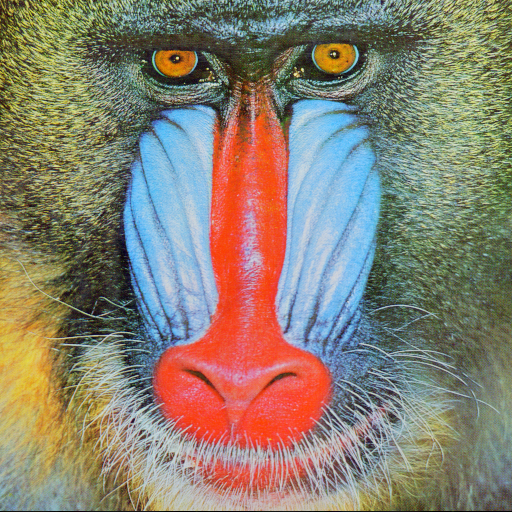
#> input picture dts405/images/baboon.png, 512 x 512 px
$ jupyter execute --allow-errors test.ipynb
#> lines starting #> are read from the running program, lines starting #| are printed output that depends on the picture
[cell 1]
#import the necessary libraries
import matplotlib.pyplot as plt
import cv2
import numpy as np
import os

[cell 2]
pic = "2.png"
pic_path = "images"
route = os.path.join(pic_path, pic)
original_image = cv2.imread(route)
#> (the rest of this cell did not finish here and is left out)

[cell 3]
color = ('blue','green','red')
#> (the rest of this cell did not finish here and is left out)

[cell 4]
path = "images"
pic = '3.png'
route = os.path.join(path, pic)
image = cv2.imread(route)
#> (the rest of this cell did not finish here and is left out)

[cell 5]
path = "images"
image = "baboon.png"
route = os.path.join(path, image)
image_bgr = cv2.imread(route)
#> image_bgr is the input picture: shape (512, 512, 3); mean B, G, R 113.1, 128.9, 137.4
image_grey = cv2.imread(route, cv2.IMREAD_GRAYSCALE)
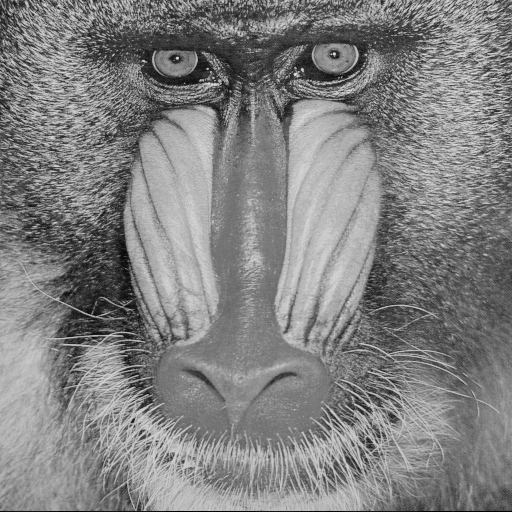
#> image_grey: shape (512, 512); min 0, max 230, mean 129.1
image_rgb = cv2.cvtColor(image_bgr, cv2.COLOR_BGR2RGB)

#Define filters
mean_kernel = np.ones((21,21), np.float32)/25
gaussian_kernel = cv2.getGaussianKernel(5, 1.5)
gaussian_kernel_2d = gaussian_kernel @ gaussian_kernel.T

gaussian_kernel_1 = cv2.getGaussianKernel(5, 2.5)
gaussian_kernel_1_2d = gaussian_kernel_1 @ gaussian_kernel.T

gaussian_kernel_2 = cv2.getGaussianKernel(100, 50)
gaussian_kernel_2_2d = gaussian_kernel_2 @ gaussian_kernel.T

sobel_x_kernel = np.array([[-1,0,1],[-2,0,2],[-1,0,1]], np.float32)

#apply filter
mean_blur = cv2.filter2D(image_rgb, -1, mean_kernel)
#> mean_blur: shape (512, 512, 3); every value is 255
gaussian_blur0 = cv2.GaussianBlur(image_rgb, (5,5), 15)
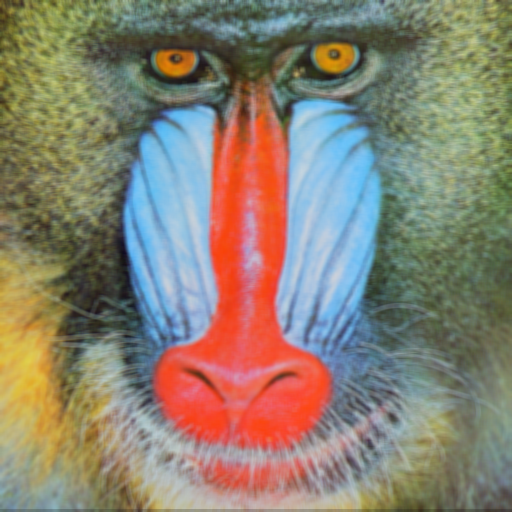
#> gaussian_blur0: shape (512, 512, 3); mean R, G, B 137.5, 129, 113.2
gaussian_blur_1 = cv2.filter2D(image_rgb, -1, gaussian_kernel_2d)
gaussian_blur_2 = cv2.filter2D(image_rgb, -1, gaussian_kernel_1_2d)
gaussian_blur_3 = cv2.filter2D(image_rgb, -1, gaussian_kernel_2_2d)
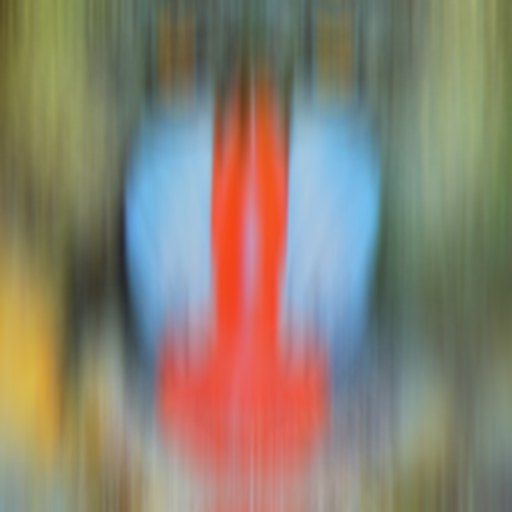
#> gaussian_blur_3: shape (512, 512, 3); mean R, G, B 137.5, 128.9, 113.2
sobel_x = cv2.filter2D(image_rgb, -1, sobel_x_kernel)
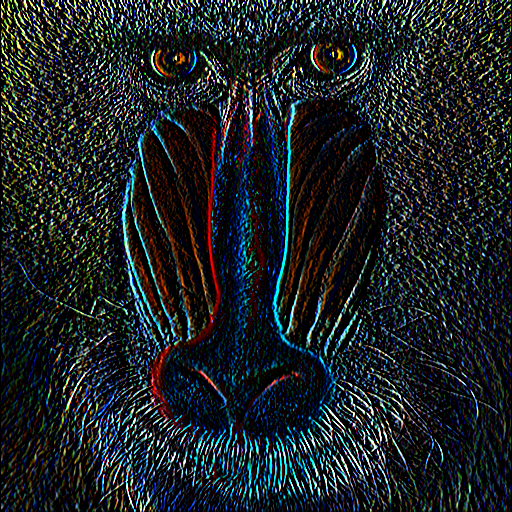
#> sobel_x: shape (512, 512, 3); mean R, G, B 28.2, 34.6, 37.2

plt.figure(figsize=(5,5))
plt.subplot(2,2,1)
plt.imshow(image_rgb)
plt.title("Original")
#plt.axis('off')
plt.subplot(2,2,2)
plt.imshow(gaussian_blur0)
plt.title('Gaussian CV')
#plt.axis('off')
plt.subplot(2,2,3)
plt.imshow(gaussian_blur_1)
plt.title('1st Gaussian')
plt.subplot(2,2,4)
plt.imshow(gaussian_blur_3)
plt.title('2nd Gaussian')
plt.tight_layout()
plt.show()
